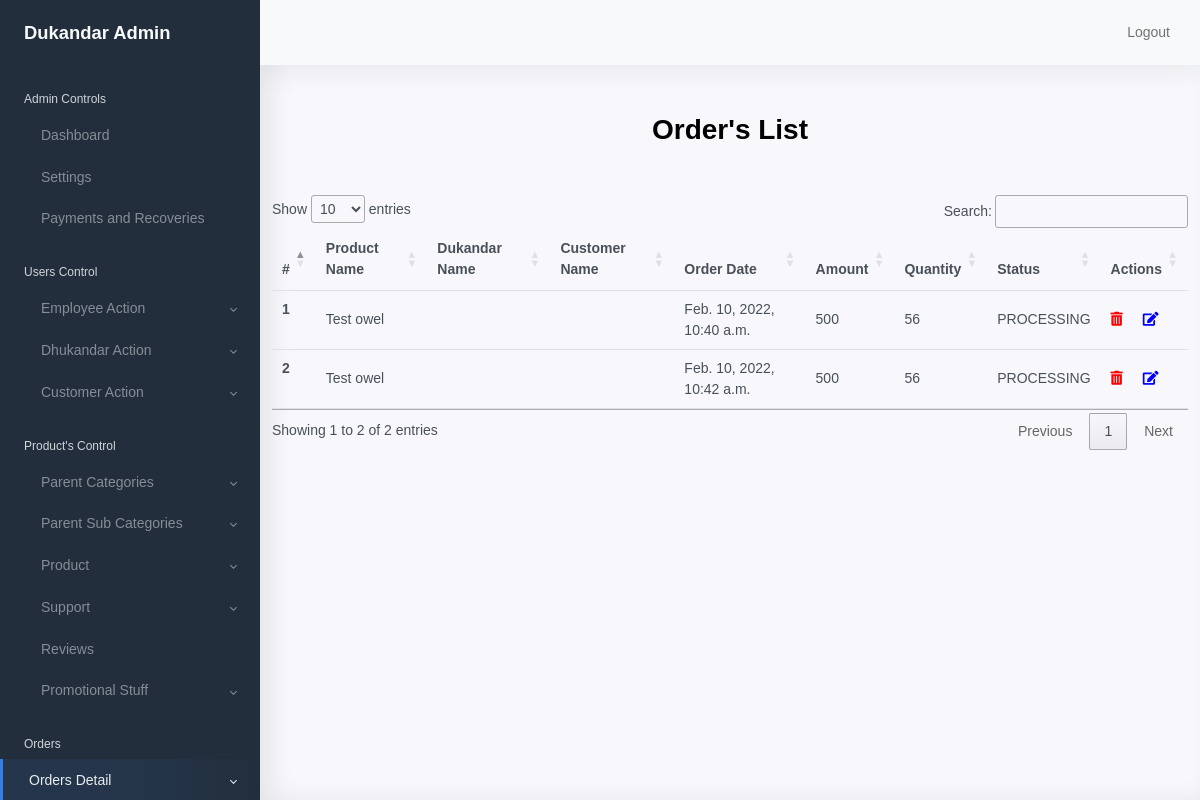
Page /Order/lists (signed in) on the earlier database version.
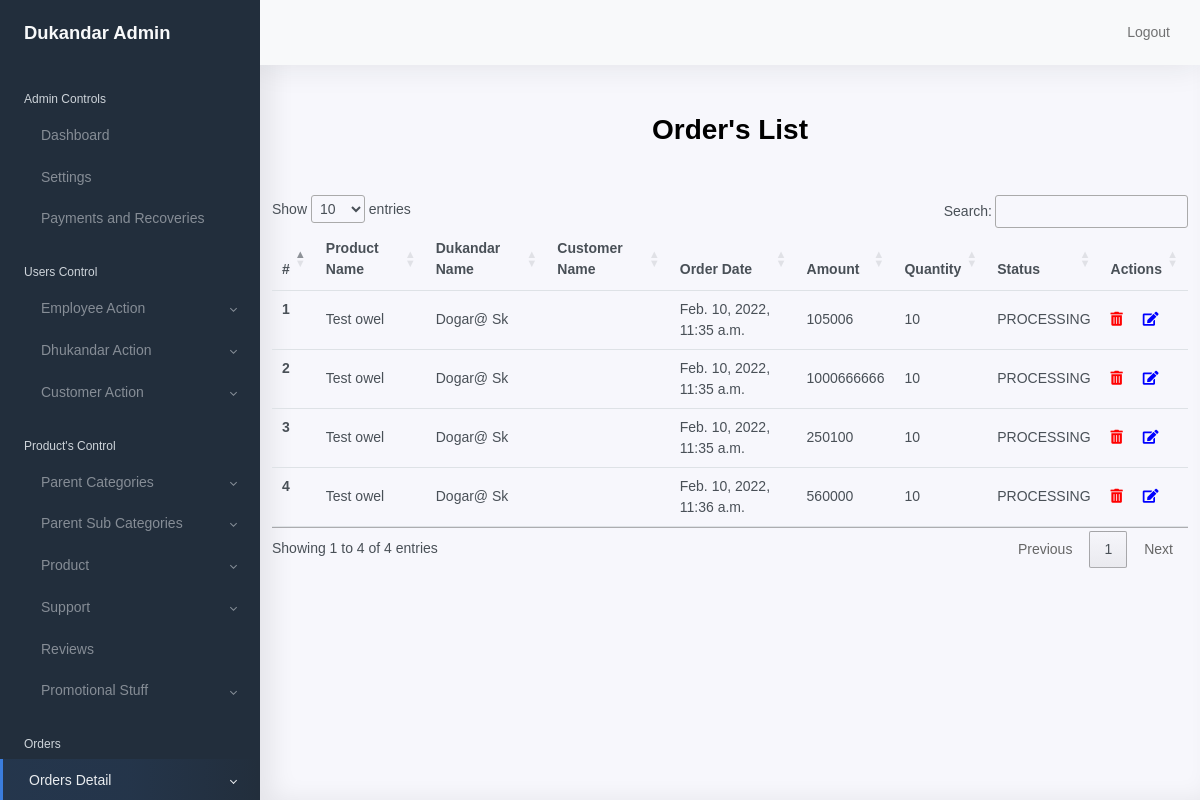
Same page on the later database version.
### shopkeeper/models/models.py (models this page shows, shortened)
class Order(models.Model):
    product = models.ForeignKey(Product,
                               on_delete=models.CASCADE,
                               null=True)
    shopkeeper = models.ForeignKey(Shopkeeper,
                               on_delete=models.CASCADE,
                               null=True,
                               blank=True
                               )
    customer = models.ForeignKey(Customer,
                                   on_delete=models.CASCADE,
                                    blank=True,
                                   null=True)
    order_date = models.DateTimeField(auto_now=True)
    amount = models.BigIntegerField()
    order_upto = models.DecimalField(default=0, max_digits=7, decimal_places=2)
    quantity = models.IntegerField(default=0)
    status=models.CharField(choices=ORDER_CHOICES,
                                    max_length=12,
                                    default='PROCESSING')

class Product(models.Model):
    parent = models.ForeignKey(ParentCategory,
                               on_delete=models.CASCADE, related_name='ParentCategory',
                               null=True)
    sub_cat = models.ForeignKey(SubCategory,
                                on_delete=models.CASCADE,
                                null=True)
    name = models.CharField(max_length=255, null=False)
    image = models.ImageField(upload_to='product/category/sub')
    description = models.TextField()
    quantity = models.IntegerField(default=0)
    price = models.FloatField(default=0.0)
    discount = models.FloatField(default=0.0)
    is_active = models.BooleanField(default=True)

class Shopkeeper(models.Model):
    user = models.OneToOneField(User, on_delete=models.CASCADE, null=False)
    emp_id = models.ForeignKey(Employee, on_delete=models.CASCADE, null=True )
    shop_name = models.CharField(max_length=255, null=False)
    phone_no = models.CharField(max_length=20, null=False)
    description = models.TextField(null=False)
    latitude = models.CharField(max_length=50, null=False)
    longitude = models.CharField(max_length=50, null=False)
    is_active = models.BooleanField(default=True)
    created_at = models.DateTimeField(auto_now_add=True)
    updated_at = models.DateTimeField(auto_now=True)
    class Meta:
        ordering = ['user']

class User(AbstractUser):
    address = models.CharField(max_length=250, null=True)
    user_type = models.CharField(max_length=16,
                                 choices=USER_CHOICES,
                                 default="CUSTOMER")
    block = models.BooleanField(default=False)
    is_active = models.BooleanField(default=True)
    created_at = models.DateTimeField(auto_now_add=True)
    updated_at = models.DateTimeField(auto_now=True)

### shopkeeper/views.py (the view)
# urls.py: path('Order/lists', ordersList, name='orders_list'),
@login_required(login_url='shopkeeper:admin_login')
def ordersList(request):
    orders_list =Order.objects.all()
    context={
        'orders_list':orders_list
    }
    return render(request, 'shopkeeper/order/list.html',context)

### shopkeeper/templates/shopkeeper/order/list.html (shortened to what this page needs)
{% extends 'shopkeeper/base/base.html' %}
{% load static %}
{% block content %}
<div class="container">
        <h1 class="text-center mt-5 mb-5 font-weight-bold">Order's List</h1>
        <div class="row">
          <div class="col-12">
              <table class="table" id="order_table">
                <thead class="thead-dark">
                <tr>
                    <th scope="col">#</th>
                    <th scope="col">Product Name</th>
                    <th scope="col">Dukandar Name</th>
                    <th scope="col">Customer Name</th>
                    <th scope="col">Order Date</th>
                    <th scope="col">Amount</th>
                    <th scope="col">Quantity</th>
                     <th scope="col">Status</th>
                     <th scope="col">Actions</th>
                </tr>
                </thead>
                <tbody>
                {% for order in orders_list %}
                    <tr>
                        <th scope="row">{{ forloop.counter }}</th>
                        <td>{{ order.product.name }}</td>
                        <td>{{ order.shopkeeper.user.first_name }} {{ order.shopkeeper.user.last_name }}</td>
                        <td>{{ order.cutomer.user.first_name }}{{ order.cutomer.user.first_name }}</td>
                        <td>{{ order.order_date }}</td>
                        <td>{{ order.amount }}</td>
                        <td>{{ order.quantity }}</td>
                        <td>{{ order.status }}</td>
                     <td>
                        <a href="{% url 'shopkeeper:order_details'  order.id %}" class="mr-3" data-toggle="tooltip" title="Hooray!"> <i class="fas fa-trash-alt"  style="color:red;"></i></a>
                        <a href="{% url 'shopkeeper:order_details'  order.id %}">  <i class="fas fa-edit" style="color:blue;"></i></a>
                    </td>
                    </tr>
                {% endfor %}
                </tbody>
            </table>
          </div>
        </div>
      </div>
{% endblock %}

Differences in the rows shown:
removed Order: product.name "Test owel", order_date "Feb. 10, 2022, 10:40 a.m.", amount "500", quantity "56", status "PROCESSING"
removed Order: product.name "Test owel", order_date "Feb. 10, 2022, 10:42 a.m.", amount "500", quantity "56", status "PROCESSING"
added Order: product.name "Test owel", shopkeeper.user.first_name "Dogar@", shopkeeper.user.last_name "Sk", order_date "Feb. 10, 2022, 11:35 a.m.", amount "105006", quantity "10", status "PROCESSING"
added Order: product.name "Test owel", shopkeeper.user.first_name "Dogar@", shopkeeper.user.last_name "Sk", order_date "Feb. 10, 2022, 11:35 a.m.", amount "1000666666", quantity "10", status "PROCESSING"
added Order: product.name "Test owel", shopkeeper.user.first_name "Dogar@", shopkeeper.user.last_name "Sk", order_date "Feb. 10, 2022, 11:35 a.m.", amount "250100", quantity "10", status "PROCESSING"
added Order: product.name "Test owel", shopkeeper.user.first_name "Dogar@", shopkeeper.user.last_name "Sk", order_date "Feb. 10, 2022, 11:36 a.m.", amount "560000", quantity "10", status "PROCESSING"
Other differences:
text written by a page script: "Show entries Search: Showing 1 to 2 of 2 entries Previous 1 Next" → "Show entries Search: Showing 1 to 4 of 4 entries Previous 1 Next"
